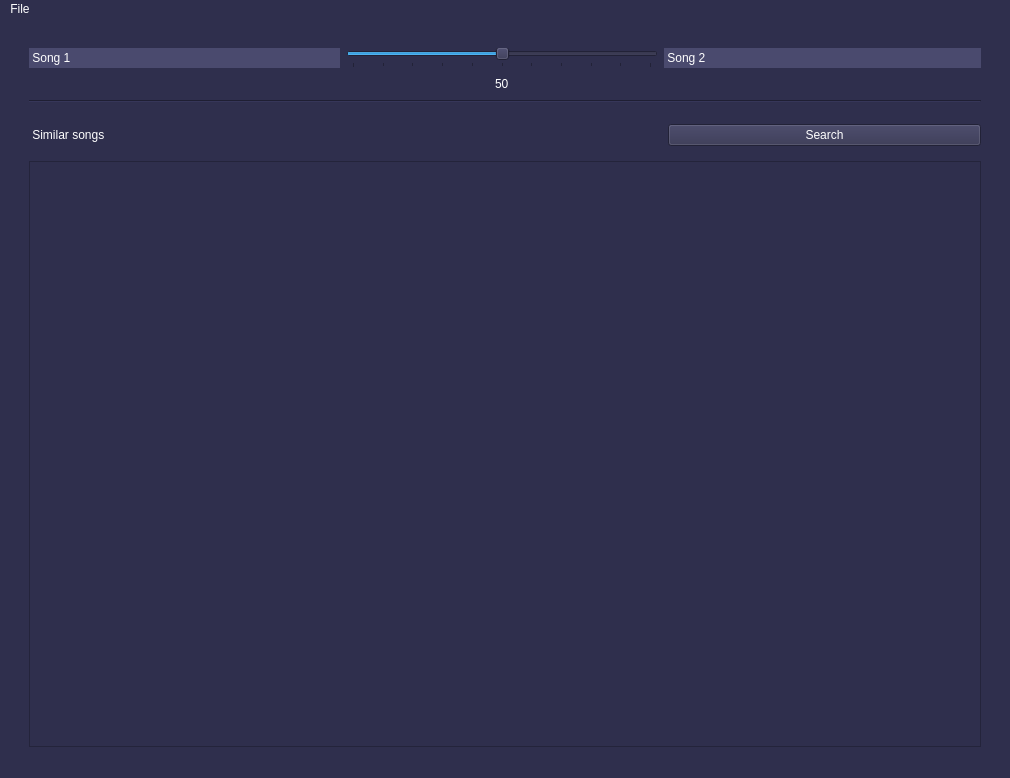
<?xml version="1.0" encoding="UTF-8"?>
<ui version="4.0">
 <class>mainWindow</class>
 <widget class="QMainWindow" name="mainWindow">
  <property name="geometry">
   <rect>
    <x>0</x>
    <y>0</y>
    <width>1010</width>
    <height>778</height>
   </rect>
  </property>
  <property name="windowTitle">
   <string>Music Discovery</string>
  </property>
  <property name="styleSheet">
   <string notr="true">color: rgb(255, 255, 255);
background-color: rgb(47, 47, 77);</string>
  </property>
  <widget class="QWidget" name="centralwidget">
   <layout class="QGridLayout" name="gridLayout">
    <item row="0" column="2" rowspan="3">
     <spacer name="verticalSpacer_3">
      <property name="orientation">
       <enum>Qt::Vertical</enum>
      </property>
      <property name="sizeHint" stdset="0">
       <size>
        <width>20</width>
        <height>40</height>
       </size>
      </property>
     </spacer>
    </item>
    <item row="2" column="1">
     <layout class="QGridLayout" name="gridLayout_2">
      <item row="0" column="2">
       <widget class="QPushButton" name="searchButton">
        <property name="text">
         <string>Search</string>
        </property>
       </widget>
      </item>
      <item row="0" column="1">
       <spacer name="verticalSpacer">
        <property name="orientation">
         <enum>Qt::Vertical</enum>
        </property>
        <property name="sizeType">
         <enum>QSizePolicy::Maximum</enum>
        </property>
        <property name="sizeHint" stdset="0">
         <size>
          <width>20</width>
          <height>40</height>
         </size>
        </property>
       </spacer>
      </item>
      <item row="1" column="0" colspan="3">
       <widget class="QTableWidget" name="resultsTable">
        <property name="enabled">
         <bool>true</bool>
        </property>
        <property name="styleSheet">
         <string notr="true"/>
        </property>
        <property name="sizeAdjustPolicy">
         <enum>QAbstractScrollArea::AdjustIgnored</enum>
        </property>
        <property name="editTriggers">
         <set>QAbstractItemView::AnyKeyPressed|QAbstractItemView::DoubleClicked|QAbstractItemView::EditKeyPressed</set>
        </property>
        <property name="alternatingRowColors">
         <bool>false</bool>
        </property>
       </widget>
      </item>
      <item row="0" column="0">
       <widget class="QLabel" name="label_3">
        <property name="styleSheet">
         <string notr="true">color: rgb(255, 255, 255);
font: 75 11pt &quot;MS Shell Dlg 2&quot;;</string>
        </property>
        <property name="text">
         <string> Similar songs</string>
        </property>
       </widget>
      </item>
     </layout>
    </item>
    <item row="0" column="0" rowspan="3">
     <spacer name="verticalSpacer_2">
      <property name="orientation">
       <enum>Qt::Vertical</enum>
      </property>
      <property name="sizeHint" stdset="0">
       <size>
        <width>20</width>
        <height>40</height>
       </size>
      </property>
     </spacer>
    </item>
    <item row="0" column="1">
     <layout class="QGridLayout" name="gridLayout_3">
      <item row="3" column="0" colspan="4">
       <widget class="Line" name="line">
        <property name="orientation">
         <enum>Qt::Horizontal</enum>
        </property>
       </widget>
      </item>
      <item row="2" column="3">
       <spacer name="horizontalSpacer_7">
        <property name="orientation">
         <enum>Qt::Horizontal</enum>
        </property>
        <property name="sizeHint" stdset="0">
         <size>
          <width>40</width>
          <height>20</height>
         </size>
        </property>
       </spacer>
      </item>
      <item row="1" column="1">
       <widget class="QSlider" name="mixing_slider">
        <property name="maximum">
         <number>100</number>
        </property>
        <property name="singleStep">
         <number>10</number>
        </property>
        <property name="pageStep">
         <number>10</number>
        </property>
        <property name="value">
         <number>50</number>
        </property>
        <property name="orientation">
         <enum>Qt::Horizontal</enum>
        </property>
        <property name="tickPosition">
         <enum>QSlider::TicksBelow</enum>
        </property>
       </widget>
      </item>
      <item row="0" column="0" colspan="4">
       <spacer name="horizontalSpacer">
        <property name="orientation">
         <enum>Qt::Horizontal</enum>
        </property>
        <property name="sizeHint" stdset="0">
         <size>
          <width>40</width>
          <height>20</height>
         </size>
        </property>
       </spacer>
      </item>
      <item row="2" column="1" alignment="Qt::AlignHCenter">
       <widget class="QLabel" name="label_4">
        <property name="toolTip">
         <string>&lt;html&gt;&lt;head/&gt;&lt;body&gt;&lt;p align=&quot;center&quot;&gt;&lt;span style=&quot; font-size:10pt;&quot;&gt;&lt;br/&gt;&lt;/span&gt;&lt;/p&gt;&lt;/body&gt;&lt;/html&gt;</string>
        </property>
        <property name="whatsThis">
         <string>&lt;html&gt;&lt;head/&gt;&lt;body&gt;&lt;p align=&quot;center&quot;&gt;&lt;br/&gt;&lt;/p&gt;&lt;/body&gt;&lt;/html&gt;</string>
        </property>
        <property name="styleSheet">
         <string notr="true">color: rgb(255, 255, 255);
font: 9pt &quot;MS Shell Dlg 2&quot;;</string>
        </property>
        <property name="midLineWidth">
         <number>2</number>
        </property>
        <property name="text">
         <string>50</string>
        </property>
       </widget>
      </item>
      <item row="1" column="0">
       <widget class="QLabel" name="song1">
        <property name="styleSheet">
         <string notr="true">background-color: rgb(74, 74, 110);
color: rgb(255, 255, 255);
font: 10pt &quot;MS Shell Dlg 2&quot;;</string>
        </property>
        <property name="text">
         <string> Song 1</string>
        </property>
       </widget>
      </item>
      <item row="1" column="2" colspan="2">
       <widget class="QLabel" name="song2">
        <property name="styleSheet">
         <string notr="true">background-color: rgb(74, 74, 110);
color: rgb(255, 255, 255);
font: 10pt &quot;MS Shell Dlg 2&quot;;</string>
        </property>
        <property name="text">
         <string> Song 2</string>
        </property>
       </widget>
      </item>
      <item row="2" column="0">
       <spacer name="horizontalSpacer_2">
        <property name="orientation">
         <enum>Qt::Horizontal</enum>
        </property>
        <property name="sizeHint" stdset="0">
         <size>
          <width>40</width>
          <height>20</height>
         </size>
        </property>
       </spacer>
      </item>
     </layout>
    </item>
   </layout>
  </widget>
  <widget class="QMenuBar" name="menubar">
   <property name="geometry">
    <rect>
     <x>0</x>
     <y>0</y>
     <width>1010</width>
     <height>22</height>
    </rect>
   </property>
   <widget class="QMenu" name="menufile">
    <property name="styleSheet">
     <string notr="true">selection-background-color: rgb(35, 35, 50);
gridline-color: rgb(255, 255, 255);</string>
    </property>
    <property name="title">
     <string>File</string>
    </property>
    <addaction name="New_window"/>
    <addaction name="Browse_songs"/>
    <addaction name="actionClear"/>
   </widget>
   <addaction name="menufile"/>
  </widget>
  <widget class="QStatusBar" name="statusbar"/>
  <action name="Browse_songs">
   <property name="text">
    <string>Browse songs</string>
   </property>
   <property name="shortcut">
    <string>Ctrl+B</string>
   </property>
  </action>
  <action name="actionClear">
   <property name="text">
    <string>Clear</string>
   </property>
   <property name="shortcut">
    <string>Ctrl+C</string>
   </property>
  </action>
  <action name="actionNew_tab">
   <property name="text">
    <string>New tab</string>
   </property>
  </action>
  <action name="New_window">
   <property name="text">
    <string>New window</string>
   </property>
   <property name="shortcut">
    <string>Ctrl+N</string>
   </property>
  </action>
 </widget>
 <resources/>
 <connections>
  <connection>
   <sender>mixing_slider</sender>
   <signal>valueChanged(int)</signal>
   <receiver>label_4</receiver>
   <slot>setNum(int)</slot>
   <hints>
    <hint type="sourcelabel">
     <x>378</x>
     <y>198</y>
    </hint>
    <hint type="destinationlabel">
     <x>35</x>
     <y>194</y>
    </hint>
   </hints>
  </connection>
 </connections>
</ui>
